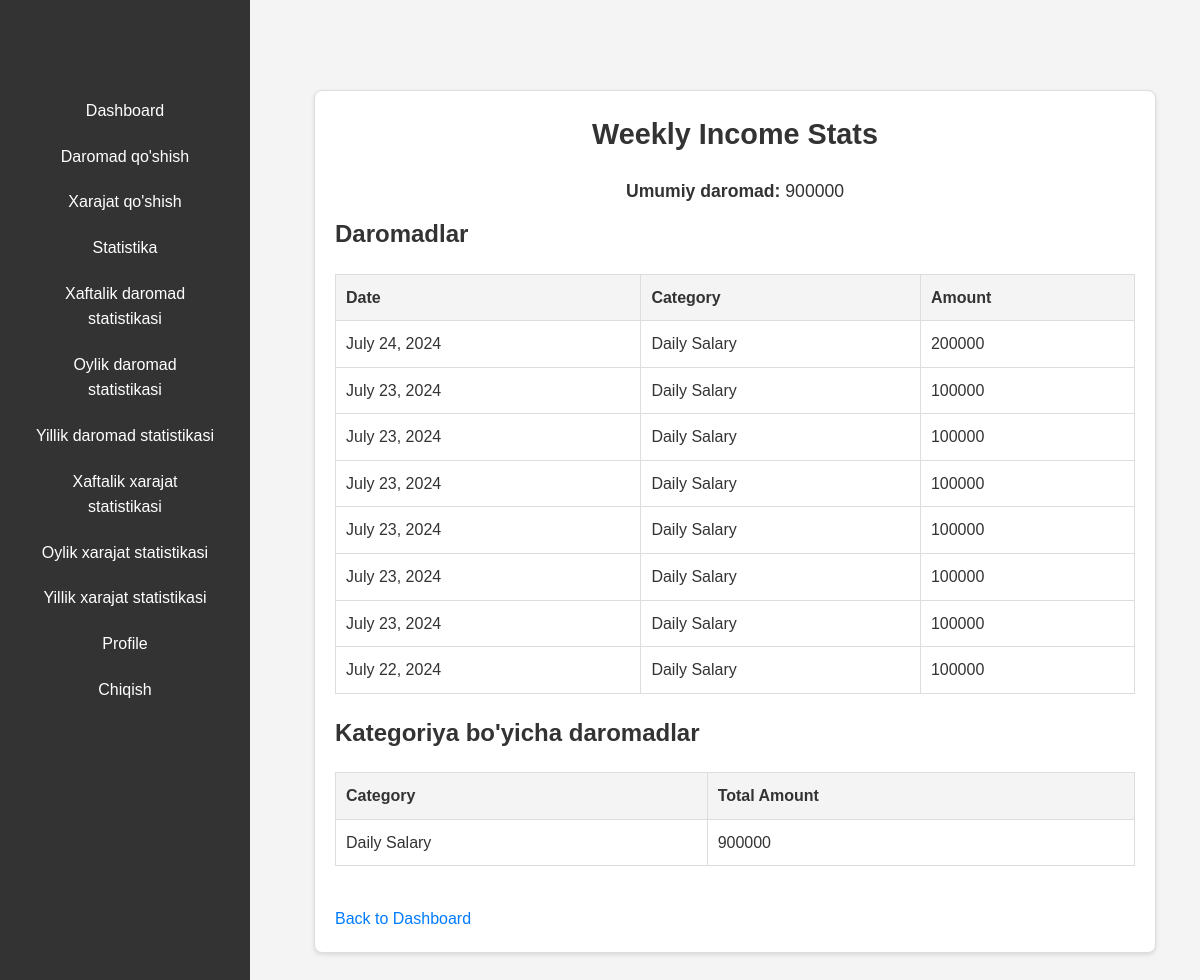
The page /main/income_stats/weekly/ (signed in) on the database its author committed.
### main/models.py (models this page shows, shortened)
class Income(models.Model):
    user = models.ForeignKey(settings.AUTH_USER_MODEL, on_delete=models.CASCADE)
    amount = models.IntegerField()
    date = models.DateField()
    description = models.TextField(blank=True, null=True)
    currency = models.ForeignKey(Currency, on_delete=models.SET_NULL, null=True)
    income_type = models.ForeignKey(IncomeType, on_delete=models.SET_NULL, null=True)

class IncomeType(models.Model):
    name = models.CharField(max_length=100)

### main/views.py (the view)
# urls.py: path('income_stats/<str:period>/', views.income_stats, name='income_stats'),
@login_required
def income_stats(request, period):
    today = timezone.now().date()
    if period == 'weekly':
        start_period = today - timedelta(days=today.weekday())
        end_period = start_period + timedelta(days=6)
    elif period == 'monthly':
        start_period = today.replace(day=1)
        end_period = today.replace(day=calendar.monthrange(today.year, today.month)[1])
    elif period == 'yearly':
        start_period = today.replace(month=1, day=1)
        end_period = today.replace(month=12, day=31)
    else:
        return redirect('dashboard')
    incomes = Income.objects.filter(user=request.user, date__range=[start_period, end_period])
    total_income = incomes.aggregate(Sum('amount'))['amount__sum'] or 0.00
    incomes_by_type = incomes.values('income_type__name').annotate(total=Sum('amount')).order_by('-total')
    context = {
        'incomes': incomes,
        'total_income': total_income,
        'period': period,
        'incomes_by_type': incomes_by_type,
    }
    return render(request, 'main/income_stats.html', context)

### templates/main/income_stats.html (shortened to what this page needs)
{% extends "base.html" %}
{% block content %}
<div class="stats-container">
    <h1>{{ period|capfirst }} Income Stats</h1>
    <p><strong>Umumiy daromad:</strong> {{ total_income }}</p>
    <div class="income-section">
        <h2>Daromadlar</h2>
        <table>
            <thead>
            <tr>
                <th>Date</th>
                <th>Category</th>
                <th>Amount</th>
            </tr>
            </thead>
            <tbody>
            {% for income in incomes %}
            <tr>
                <td>{{ income.date }}</td>
                <td>{{ income.income_type.name }}</td>
                <td>{{ income.amount }}</td>
            </tr>
            {% endfor %}
            </tbody>
        </table>
    </div>
    <div class="category-incomes-section">
        <h2>Kategoriya bo'yicha daromadlar</h2>
        <table>
            <thead>
            <tr>
                <th>Category</th>
                <th>Total Amount</th>
            </tr>
            </thead>
            <tbody>
            {% for item in incomes_by_type %}
            <tr>
                <td>{{ item.income_type__name }}</td>
                <td>{{ item.total }}</td>
            </tr>
            {% endfor %}
            </tbody>
        </table>
    </div>
    <a href="{% url 'dashboard' %}" class="back-link">Back to Dashboard</a>
</div>
{% endblock content %}

### templates/base.html (style rules this page uses)
body { font-family: 'Arial', sans-serif; line-height: 1.6; background-color: #f4f4f4; color: #333; margin: 0; padding: 0; }
h1, h2, h3, h4, h5, h6 { margin-top: 0; color: #333; }

### templates/main/income_stats.html (style rules this page uses)
.stats-container { max-width: 800px; margin: 50px auto; padding: 20px; background: #fff; border: 1px solid #ddd; border-radius: 8px; box-shadow: 0 2px 4px rgba(0, 0, 0, 0.1); }
.stats-container h1 { text-align: center; margin-bottom: 20px; font-size: 1.8em; }
.stats-container p { font-size: 1.1em; margin: 10px 0; text-align: center; }
.income-section, .category-incomes-section { margin-bottom: 20px; }
table { width: 100%; border-collapse: collapse; margin-bottom: 20px; }
table, th, td { border: 1px solid #ddd; }
th, td { padding: 10px; text-align: left; }
th { background-color: #f4f4f4; }
.back-link { display: inline-block; margin-top: 20px; color: #007BFF; text-decoration: none; text-align: center; font-size: 1em; }

### rows shown on the page
Income: date "July 24, 2024", income_type.name "Daily Salary", amount "200000"
Income: date "July 23, 2024", income_type.name "Daily Salary", amount "100000"
Income: date "July 23, 2024", income_type.name "Daily Salary", amount "100000"
Income: date "July 23, 2024", income_type.name "Daily Salary", amount "100000"
Income: date "July 23, 2024", income_type.name "Daily Salary", amount "100000"
Income: date "July 23, 2024", income_type.name "Daily Salary", amount "100000"
Income: date "July 23, 2024", income_type.name "Daily Salary", amount "100000"
Income: date "July 22, 2024", income_type.name "Daily Salary", amount "100000"
IncomeType: income_type__name "Daily Salary", total "900000"

### other values the page prints
{{ period|capfirst }} "Weekly"
{{ total_income }} "900000"
